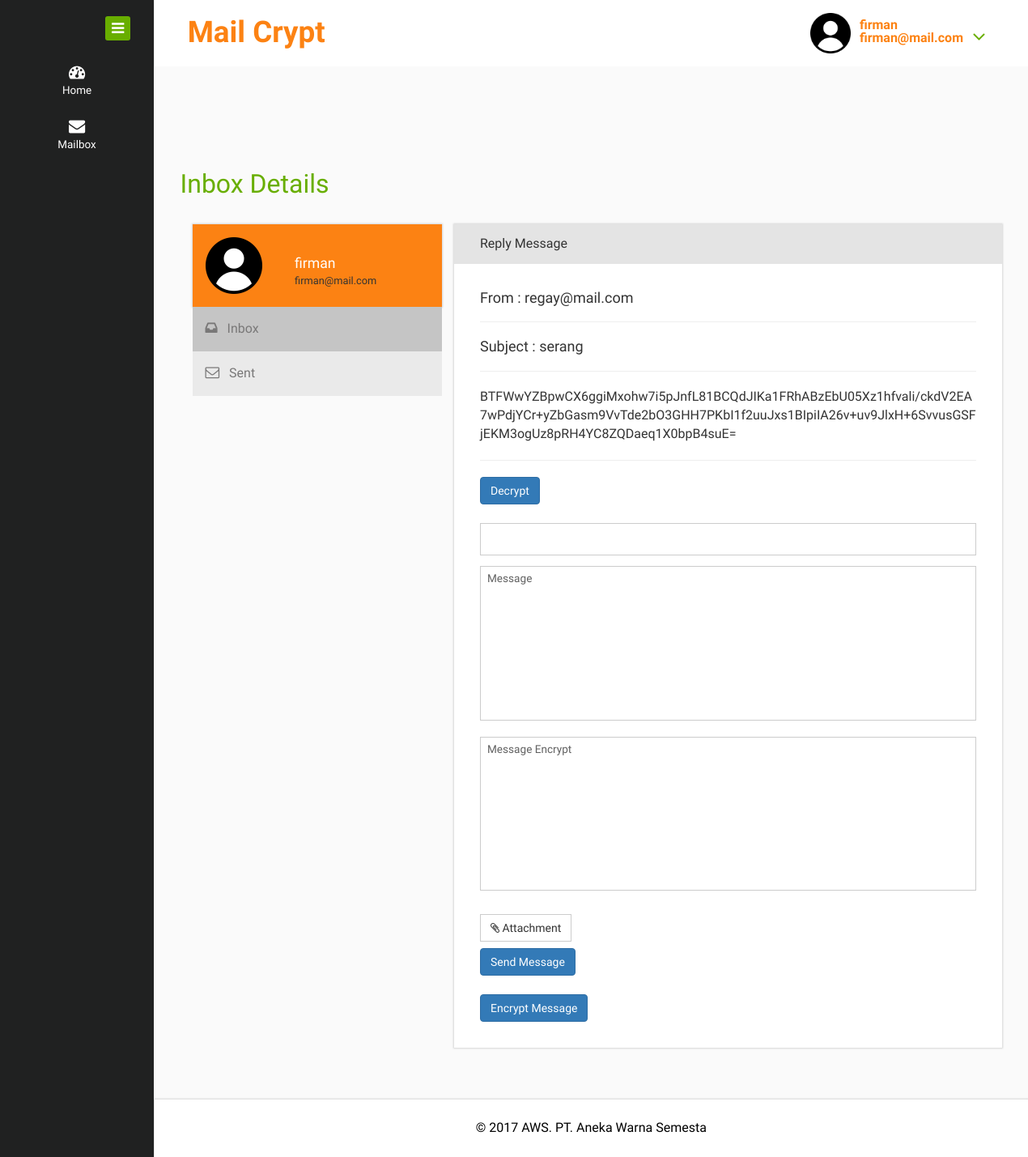
Screenshot of /read.php?id=1 (signed in) with the database file from the repository.
### tables this page shows
CREATE TABLE `mail` (
  `mail_id` int(11) NOT NULL AUTO_INCREMENT,
  `username` varchar(100) DEFAULT NULL,
  `mail_to` varchar(100) DEFAULT NULL,
  `mail_subject` varchar(255) DEFAULT NULL,
  `mail_message` text,
  `mail_attachment` varchar(255) DEFAULT NULL,
  `mail_date` timestamp NULL DEFAULT CURRENT_TIMESTAMP,
  PRIMARY KEY (`mail_id`)
);

### read.php (the view, shortened to what this page needs)
<?php
include "proses/DBConfig.php";
if(empty($_SESSION['username'] && $_SESSION['email']))
{
    header("location: login.php");
}
else
{
$s = $_SESSION['username'];
$e = $_SESSION['email'];
$id = $_GET['id'];
$query = "SELECT * FROM mail WHERE mail_id = '$id'";
$sql = mysqli_query($link, $query);
$row = mysqli_fetch_object($sql);
include "header.php";
?>
<div class="inner-block">
    <div class="inbox">
    	  <h2>Inbox Details</h2>
    	 <div class="col-md-4 compose">
            <div class="mail-profile">
                <div class="mail-pic">
                <img src="images/user.png" alt="" width="70px" height="70px">
                </div>
                <div class="mailer-name">
                        <h5><a href="#"><?php echo $s; ?></a></h5>
                         <h6><?php echo $e; ?></h6>
                </div>
                <div class="clearfix"> </div>
            </div>
            <div class="compose-bottom">
                <ul>
                    <li><a class="hilate" href="inbox.php"><i class="fa fa-inbox"> </i>Inbox</a></li>
                    <li><a href="sent.php"><i class="fa fa-envelope-o"> </i>Sent</a></li>
                </ul>
            </div>
         </div>
    	 	<div class="col-md-8 compose-right">
					<div class="inbox-details-default">
						<div class="inbox-details-heading">
							Reply Message
						</div>
						<div class="inbox-details-body">
							<h4><?php echo "From : ".$row -> username; ?></h4>
							<hr />
							<h4><?php echo "Subject : ".$row -> mail_subject; ?></h4>
							<hr />
							<p style="word-wrap: break-word !important" id="messageDecrypt"><?php echo $row -> mail_message; ?></p>
							<hr />
							<button class="btn btn-primary" id="btnDecrypt" data-toggle="modal" data-target="#myModal">Decrypt</button>
							<br />
							<form class="com-mail" action="proses/mail.php" method="POST" enctype="multipart/form-data">
							<input type='hidden' name='id' id="id" class='form-control' value="<?php echo $_GET['id']; ?>"><br>
								<input type="text" name="to" id="to" value="<?php echo $_GET['username']; ?>">
								<textarea rows="6" name="message" id="message" placeholder="Message">Message </textarea>
								<textarea rows="6" name="MessageEncrypt" id="MessageEncrypt" placeholder="Message Encrypt">Message Encrypt</textarea>
								<div class="form-group">
									<div class="btn btn-default btn-file">
										<i class="fa fa-paperclip"> </i> Attachment
									</div>
								</div>
								<button name="reply" class="btn btn-primary">Send Message</button>
							</form>
							<br />
                            <button class="btn btn-primary" id="btnEncrypt" name="encrypt">Encrypt Message</button>
						</div>
					</div>
				</div>
   </div>
</div>
<?php
include "footer.php";
}
?>

### rows the page displays
mail: username "regay@mail.com", mail_subject "serang", mail_message "BTFWwYZBpwCX6ggiMxohw7i5pJnfL81BCQdJIKa1FRhABzEbU05Xz1hfvali/ckdV2EA7wPdjYCr+yZbGasm9VvTde2bO3GHH7PKbI1f2uuJxs1BIpiIA26v+uv9JlxH+6SvvusGSFjEKM3ogUz8pRH4YC8ZQDaeq1X0bpB4suE="

### other values shown
$s "firman"
$e "firman@mail.com"
